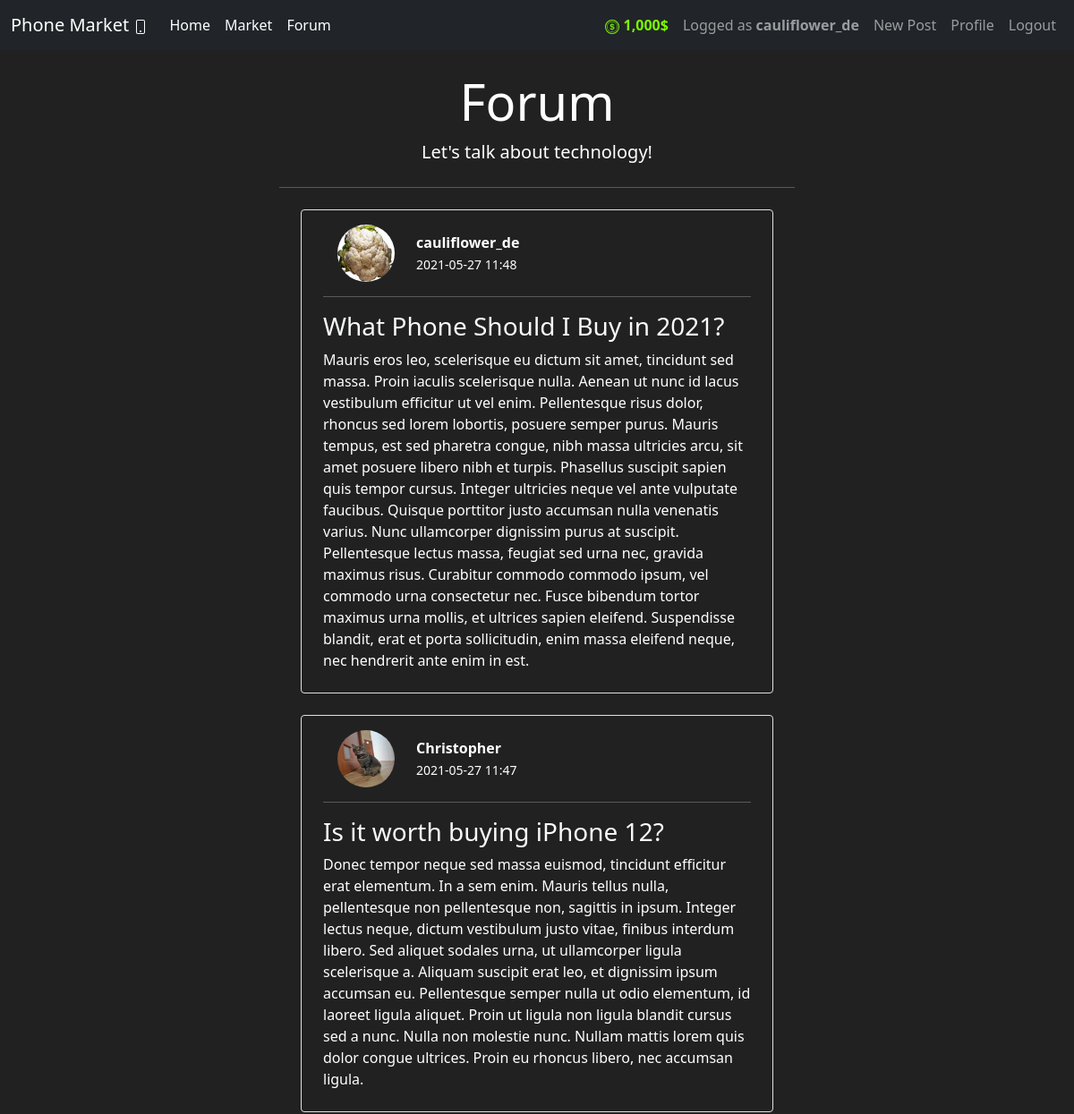
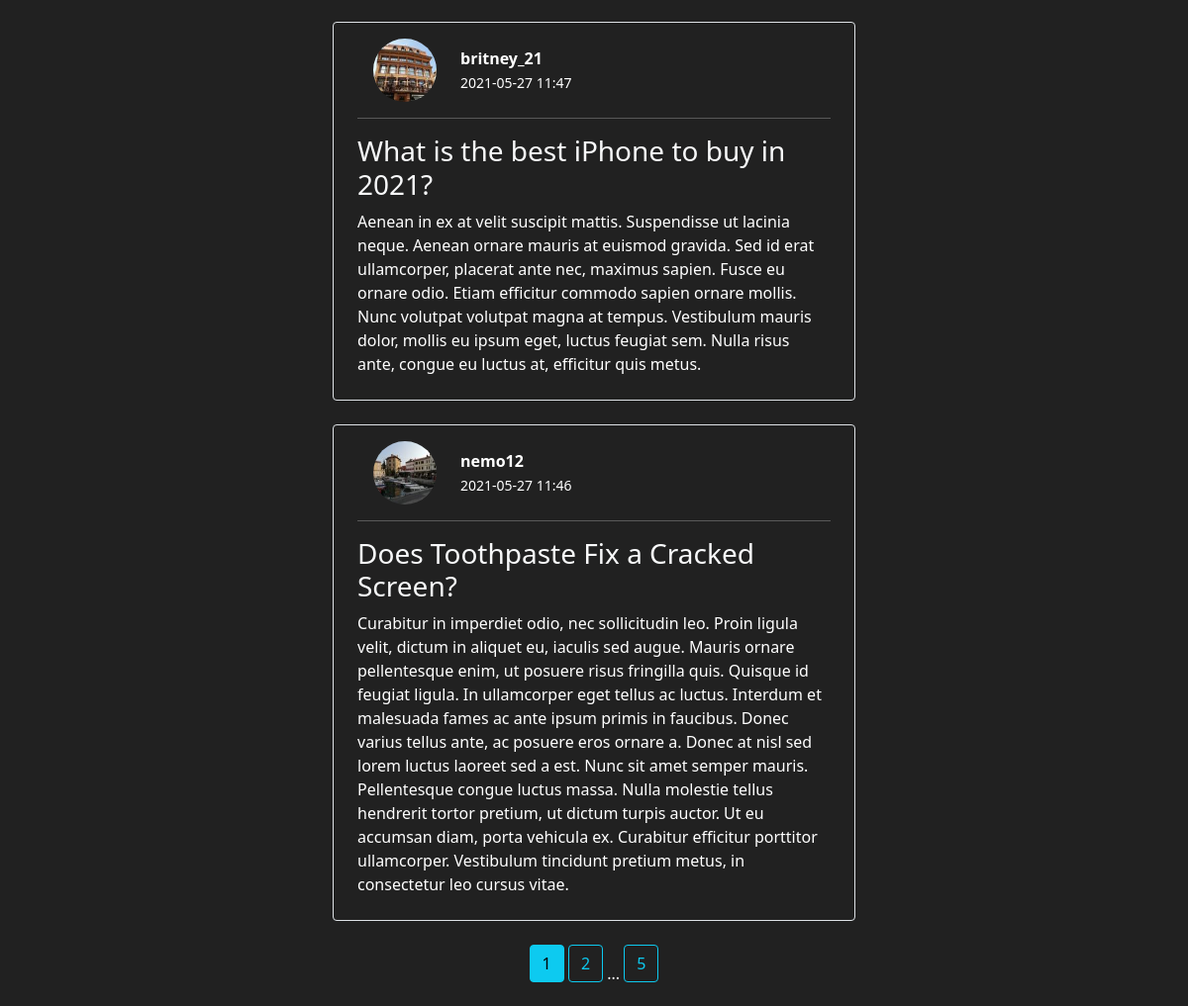
The page /forum (signed in) on the database its author committed (2 pictures, top to bottom).
### market/models.py (models this page shows, shortened)
class User(db.Model, UserMixin):
    id = db.Column(db.Integer(), primary_key=True)
    username = db.Column(db.String(length=30), nullable=False, unique=True)
    email_address = db.Column(db.String(length=50), nullable=False, unique=True)
    password_hash = db.Column(db.String(length=60), nullable=False)
    budget = db.Column(db.Integer(), nullable=False, default=1000)
    image_file = db.Column(db.Integer(), nullable=False, server_default='default-profile-pic.jpg')
    items = db.relationship('Item', backref='owned_user', lazy=True)
    posts = db.relationship('Post', backref='author', lazy=True)
    @property
    def prettier_budget(self):
        if len(str(self.budget)) >= 4:
            return f'{str(self.budget)[:-3]},{str(self.budget)[-3:]}$'
        return f'{self.budget}$'
    @property
    def password(self):
        return self.password

class Post(db.Model):
    id = db.Column(db.Integer(), primary_key=True)
    title = db.Column(db.String(100), nullable=False)
    time_created = db.Column(db.DateTime(timezone=True), server_default=func.now())
    content = db.Column(db.Text, nullable=False)
    user_id = db.Column(db.Integer, db.ForeignKey('user.id'), nullable=False)

### market/routes.py (the view)
@app.route('/forum')
@login_required
def forum_page():
    page = request.args.get('page', 1, type=int)
    posts = Post.query.order_by(Post.time_created.desc()).paginate(page=page, per_page=4)
    return render_template('forum.html', posts=posts)

### market/models.py (called while the page is built)
@login_manager.user_loader
def load_user(user_id):
    return User.query.get(int(user_id))

### market/templates/forum.html (shortened to what this page needs)
{% extends 'base.html' %}
{% block content %}
<div class="container w-50">
  <div class="jumbotron text-center">
    <h1 class="display-4">Forum</h1>
    <p class="lead">Let's talk about technology!</p>
    <hr class="my-4">
  </div>
  {% for post in posts.items %}
  <div class="media m-4 p-3 border rounded">
    <img class="mx-4 rounded-circle float-start",
     src="{{ url_for('static', filename='/profile_pics/' + post.author.image_file) }}",
     alt="Generic placeholder image",
     style="width:64px;height:64px">
     <div class="media-body m-2">
       <b>{{ post.author.username }}</b>
       <br>
       <small>{{ post.time_created.strftime("%Y-%m-%d %H:%M") }}</small>
       <hr class="mt-4">
      <h3 class="mt-0"><a class="text-light text-decoration-none" href="{{ url_for('post_page', post_id=post.id) }}">{{ post.title }} </a></h3>
      {{ post.content }}
    </div>
   </div>
   {% endfor %}
   <div class="text-center">
  {% for page_num in posts.iter_pages(left_edge=1, right_edge=1, left_current=1, right_current=2) %}
  {% if page_num %}
    {% if posts.page == page_num %}
      <a href="{{ url_for('forum_page', page=page_num) }}" class="btn btn-info mb-4">{{ page_num }}</a>
      {% else %}
      <a href="{{ url_for('forum_page', page=page_num) }}" class="btn btn-outline-info mb-4">{{ page_num }}</a>
      {% endif %}
  {% else %}
   ...
  {% endif %}
  {% endfor %}
</div>
</div>
{% endblock %}

### market/templates/base.html (shortened to what this page needs)
<!DOCTYPE html>
<html lang="en">
  <head>
    <link
      href="https://cdn.jsdelivr.net/npm/bootstrap@5.0.0-beta3/dist/css/bootstrap.min.css"
      rel="stylesheet"
    />
  </head>
  <body>
    <nav class="navbar navbar-expand-lg navbar-dark bg-dark">
      <div class="container-fluid">
        <a class="navbar-brand" href="{{ url_for('home_page') }}">
          Phone Market
        </a>
        <div class="collapse navbar-collapse" id="navbarSupportedContent">
          <ul class="navbar-nav me-auto mb-2 mb-lg-0">
            <li class="nav-item">
              <a class="nav-link active" aria-current="page" href="{{ url_for('home_page') }}">Home</a>
            </li>
            <li class="nav-item">
              <a class="nav-link active" aria-current="page" href="{{ url_for('market_page') }}">Market</a>
            </li>
            <li class="nav-item">
              <a class="nav-link active" aria-current="page" href="{{ url_for('forum_page') }}">Forum</a>
            </li>
          </ul>
          <ul class="navbar-nav mb-2 mb-lg-0">
            {% if current_user.is_authenticated %}
            <li class="nav-item">
              <a class="nav-link fw-bold" style="color:lawngreen">
                {{ current_user.prettier_budget }}
              </a>
            </li>
            <li class="nav-item">
              <a class="nav-link" href="{{ url_for('account_page') }}">
                Logged as <strong>{{ current_user.username }}</strong>
              </a>
            </li>
            <li class="nav-item">
              <a class="nav-link" href="{{ url_for('new_post') }}">New Post</a>
            </li>
            <li class="nav-item">
              <a class="nav-link" href="{{ url_for('account_page') }}">Profile</a>
            </li>
            <li class="nav-item">
              <a class="nav-link" href="{{ url_for('logout_page') }}">Logout</a>
            </li>
            {% endif %}
          </ul>
        </div>
      </div>
    </nav>
    <br>
    {% block content %}
    {% endblock %}
  </body>
</html>

### market/templates/base.html (style rules this page uses)
body { background-color: #212121; color: white; }

### rows shown on the page
User: prettier_budget "1,000$", username "cauliflower_de"
Post: image_file (picture), author.username "cauliflower_de", time_created "2021-05-27 11:48", title "What Phone Should I Buy in 2021?", content "Mauris eros leo, scelerisque eu dictum sit amet, tincidunt sed massa. Proin iaculis scelerisque nulla. Aenean ut nunc id lacus vestibulum efficitur ut vel enim. Pellentesque risus dolor, rhoncus sed lorem lobortis, posuere semper purus. Mauris tempus, est sed pharetra congue, nibh massa ultricies arcu, sit amet posuere libero nibh et turpis. Phasellus suscipit sapien quis tempor cursus. Integer ultricies neque vel ante vulputate faucibus. Quisque porttitor justo accumsan nulla venenatis varius. Nunc ullamcorper dignissim purus at suscipit. Pellentesque lectus massa, feugiat sed urna nec, gravida maximus risus. Curabitur commodo commodo ipsum, vel commodo urna consectetur nec. Fusce bibendum…"
Post: image_file (picture), author.username "Christopher", time_created "2021-05-27 11:47", title "Is it worth buying iPhone 12?", content "Donec tempor neque sed massa euismod, tincidunt efficitur erat elementum. In a sem enim. Mauris tellus nulla, pellentesque non pellentesque non, sagittis in ipsum. Integer lectus neque, dictum vestibulum justo vitae, finibus interdum libero. Sed aliquet sodales urna, ut ullamcorper ligula scelerisque a. Aliquam suscipit erat leo, et dignissim ipsum accumsan eu. Pellentesque semper nulla ut odio elementum, id laoreet ligula aliquet. Proin ut ligula non ligula blandit cursus sed a nunc. Nulla non molestie nunc. Nullam mattis lorem quis dolor congue ultrices. Proin eu rhoncus libero, nec accumsan ligula."
Post: image_file (picture), author.username "britney_21", time_created "2021-05-27 11:47", title "What is the best iPhone to buy in 2021?", content "Aenean in ex at velit suscipit mattis. Suspendisse ut lacinia neque. Aenean ornare mauris at euismod gravida. Sed id erat ullamcorper, placerat ante nec, maximus sapien. Fusce eu ornare odio. Etiam efficitur commodo sapien ornare mollis. Nunc volutpat volutpat magna at tempus. Vestibulum mauris dolor, mollis eu ipsum eget, luctus feugiat sem. Nulla risus ante, congue eu luctus at, efficitur quis metus."
Post: image_file (picture), author.username "nemo12", time_created "2021-05-27 11:46", title "Does Toothpaste Fix a Cracked Screen?", content "Curabitur in imperdiet odio, nec sollicitudin leo. Proin ligula velit, dictum in aliquet eu, iaculis sed augue. Mauris ornare pellentesque enim, ut posuere risus fringilla quis. Quisque id feugiat ligula. In ullamcorper eget tellus ac luctus. Interdum et malesuada fames ac ante ipsum primis in faucibus. Donec varius tellus ante, ac posuere eros ornare a. Donec at nisl sed lorem luctus laoreet sed a est. Nunc sit amet semper mauris. Pellentesque congue luctus massa. Nulla molestie tellus hendrerit tortor pretium, ut dictum turpis auctor. Ut eu accumsan diam, porta vehicula ex. Curabitur efficitur porttitor ullamcorper. Vestibulum tincidunt pretium metus, in consectetur leo cursus vitae."

### other values the page prints
{{ page_num }} "1"
{{ page_num }} "2" "5"
